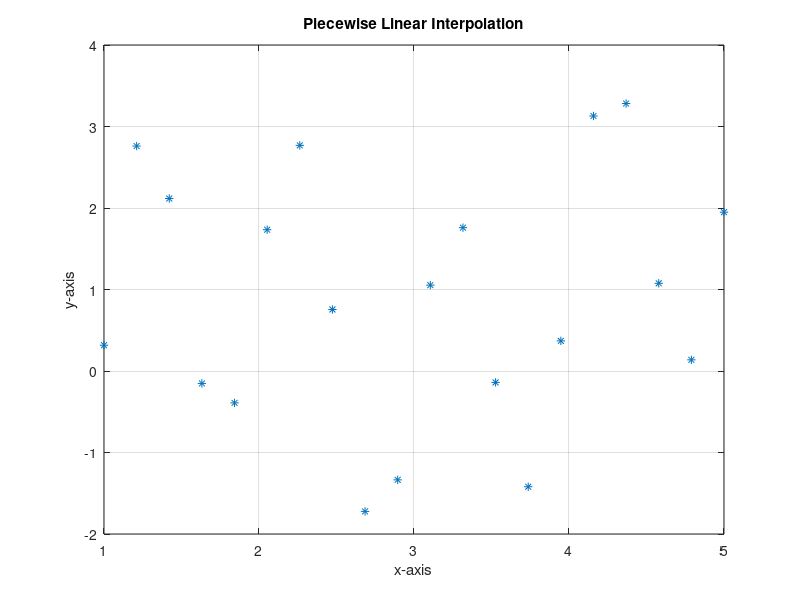

This figure's MATLAB source: (Note: this script raises an error after producing the figure.)
f=@(x) log(x)-cos(2*x)+2*sin(2*pi*x)-0.1*x;
x=linspace(1,5,20);
y=f(x);
plot (x,y,'*')
title ('Piecewise Linear Interpolation')
xlabel('x-axis')
ylabel('y-axis')
grid on
pause
hold on
spl1graph(x,y)
pause
hold on
fplot(f,[1 5],'b--')
hold off